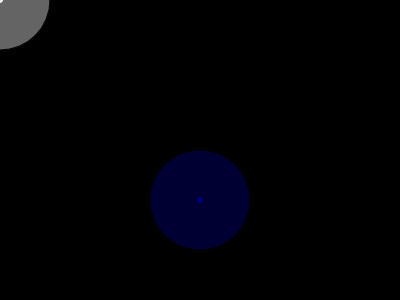
Frame 1 (no input)
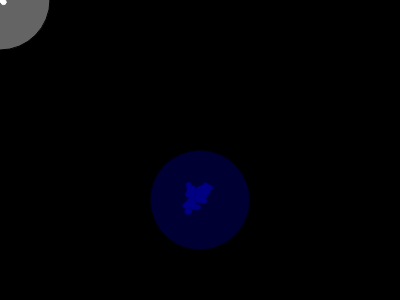
Frame 60 (no input)
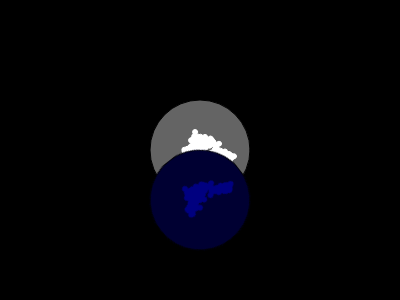
Frame 120 (the mouse pressed at the canvas centre since frame 60)

The p5.js sketch that drew these frames (run headless with seeded random() and noise() and a simulated clock; from frame 60 on, the mouse is pressed at the canvas centre):

// p5.js sketch
// ── sketch.js
let graphics;
let x = 50;
let y = 50;
let angle = 0;

function setup(){
  createCanvas(400, 300);
  imageMode(CENTER);

  graphics = createGraphics(100, 100);
  // graphics.background(51);
  graphics.fill(100);
  graphics.ellipse(50, 50, 100, 100);
}

function draw(){
  background(0);
  graphics.stroke(255);
  graphics.fill(255);
  graphics.ellipse(x, y, 5, 5);
  x += random(-5, 5);
  y += random(-5, 5);

  image(graphics, mouseX, mouseY);

  push();
  tint(0, 0, 128);
  translate(200, 200);
  rotate(angle);
  image(graphics, 0, 0);
  pop();

  angle += 0.1;

}
